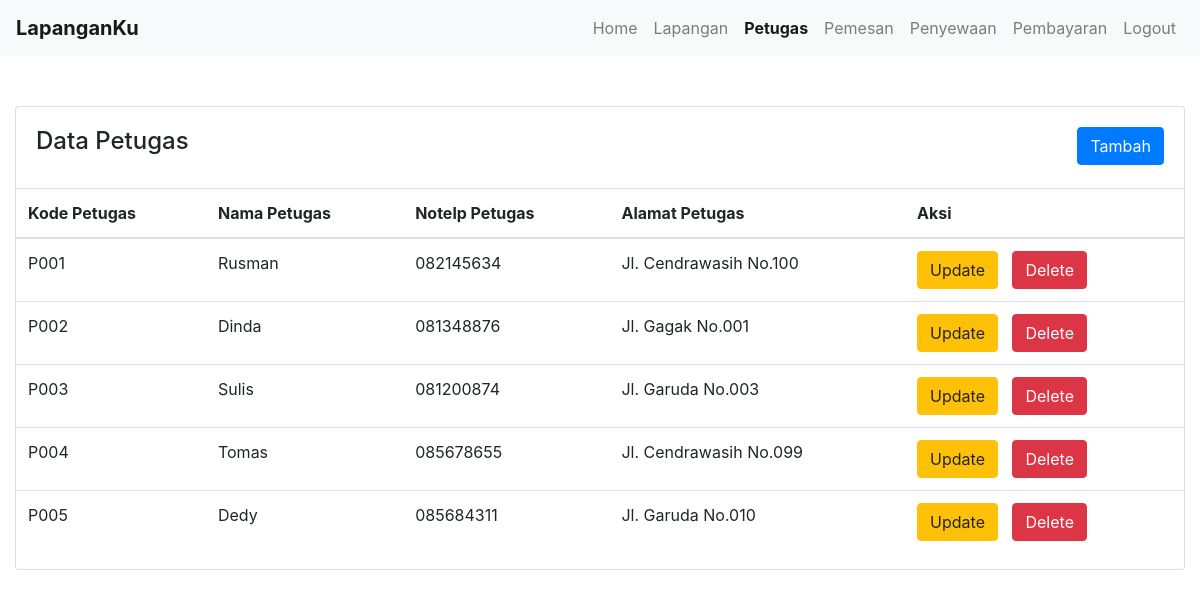
The page /petugas/index.php on the database its author committed.
### tables this page shows
CREATE TABLE `petugas` (
  `kode_petugas` varchar(10) NOT NULL,
  `nama_petugas` varchar(25) NOT NULL,
  `no_hp_petugas` varchar(50) NOT NULL,
  `alamat_petugas` varchar(50) NOT NULL
);

### petugas/index.php (the view, shortened to what this page needs)
<?php
include_once("../connect.php");
$result = mysqli_query($mysqli, "select * from petugas");
?>
<!DOCTYPE html>
<html lang="en">
<head>
    <link rel="stylesheet" href="https://cdn.jsdelivr.net/npm/bootstrap@4.6.1/dist/css/bootstrap.min.css">
</head>
<body>
    <section id="header">
        <nav class="navbar navbar-expand-lg navbar-light bg-light">
            <a class="navbar-brand" href="#"><span style="font-weight: bold;">LapanganKu</a>
            <div class="collapse navbar-collapse justify-content-end" id="navbarNav">
                <ul class="navbar-nav">
                    <li class="nav-item ">
                        <a class="nav-link" href="../login/dashboard.php">Home</a>
                    </li>
                    <li class="nav-item">
                        <a class="nav-link" href="../lapangan/index.php">Lapangan</a>
                    </li>
                    <li class="nav-item active">
                        <a class="nav-link" href="../petugas/index.php"><span style="font-weight: bold;">Petugas</span></a>
                    </li>
                    <li class="nav-item">
                        <a class="nav-link" href="../pemesan/index.php">Pemesan</a>
                    </li>
                    <li class="nav-item">
                        <a class="nav-link" href="../penyewaan/index.php">Penyewaan</a>
                    </li>
                    <li class="nav-item">
                        <a class="nav-link" href="../pembayaran/index.php">Pembayaran</a>
                    </li>
                    <li class="nav-item">
                        <a class="nav-link" href="logout.php">Logout</a>
                    </li>
                </ul>
            </div>
        </nav>
    </section>
    <div class="col-12" style="margin-top: 50px;">
        <div class="card">
            <div class="card-body">
                <h4 class="card-title">Data Petugas
                    <a href="#tambah" data-toggle="modal" style="float:right" class="btn btn-primary">Tambah</a>
                </h4>
            </div>
            <div class="table-responsive">
                <table class="table table-hover">
                    <thead>
                        <tr>
                            <th scope="col">Kode Petugas</th>
                            <th scope="col">Nama Petugas</th>
                            <th scope="col">Notelp Petugas</th>
                            <th scope="col">Alamat Petugas</th>
                            <th scope="col">Aksi</th>
                        </tr>
                    </thead>
                    <tbody>
                        <?php
                        foreach ($result as $data) {
                            echo '
                            <tr>
                            <td>' . $data['kode_petugas'] . '</td>
                            <td>'   . $data['nama_petugas'] . '</td>
                            <td>' . $data['no_hp_petugas'] . '</td>
                            <td>' . $data['alamat_petugas'] . '</td>
                            <td>
                            <a href="edit.php?kode_petugas=' . $data['kode_petugas'] . '" class="btn btn-warning">Update</a>
                            <a style="margin-left:10px" href="#" onclick="deleteData(' . "'$data[kode_petugas]'" . ')" class="btn btn-danger">Delete</td>
                            </tr>
                            ';
                        }
                        ?>
                    </tbody>
                </table>
            </div>
        </div>
    </div>
</body>
</html>

### rows shown on the page
petugas: kode_petugas "P001", nama_petugas "Rusman", no_hp_petugas "082145634", alamat_petugas "Jl. Cendrawasih No.100"
petugas: kode_petugas "P002", nama_petugas "Dinda", no_hp_petugas "081348876", alamat_petugas "Jl. Gagak No.001"
petugas: kode_petugas "P003", nama_petugas "Sulis", no_hp_petugas "081200874", alamat_petugas "Jl. Garuda No.003"
petugas: kode_petugas "P004", nama_petugas "Tomas", no_hp_petugas "085678655", alamat_petugas "Jl. Cendrawasih No.099"
petugas: kode_petugas "P005", nama_petugas "Dedy", no_hp_petugas "085684311", alamat_petugas "Jl. Garuda No.010"
